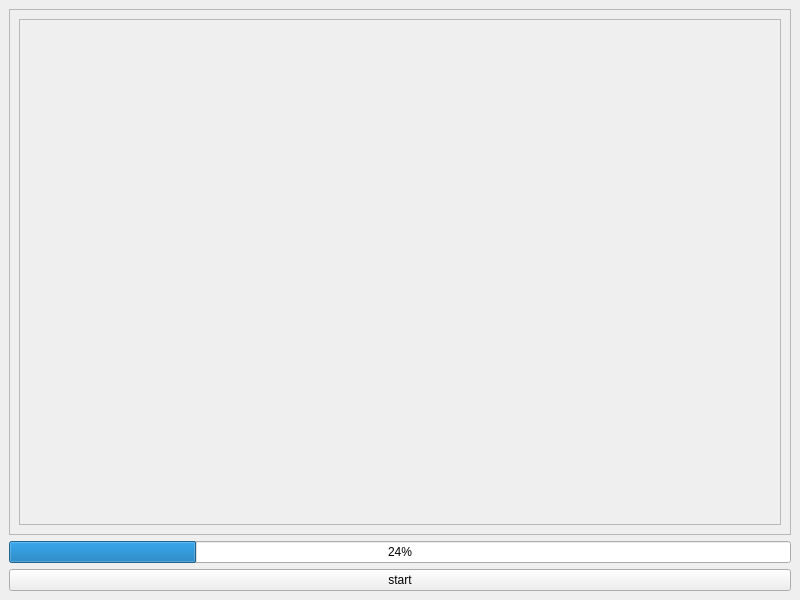
<?xml version="1.0" encoding="UTF-8"?>
<ui version="4.0">
 <class>game</class>
 <widget class="QMainWindow" name="game">
  <property name="windowModality">
   <enum>Qt::WindowModality::WindowModal</enum>
  </property>
  <property name="geometry">
   <rect>
    <x>0</x>
    <y>0</y>
    <width>800</width>
    <height>600</height>
   </rect>
  </property>
  <property name="contextMenuPolicy">
   <enum>Qt::ContextMenuPolicy::DefaultContextMenu</enum>
  </property>
  <property name="windowTitle">
   <string>block  shooter</string>
  </property>
  <property name="windowIcon">
   <iconset resource="resource.qrc">
    <normaloff>:/ico/bnb_crypto_icon_264371.ico</normaloff>:/ico/bnb_crypto_icon_264371.ico</iconset>
  </property>
  <property name="styleSheet">
   <string notr="true"/>
  </property>
  <property name="iconSize">
   <size>
    <width>30</width>
    <height>30</height>
   </size>
  </property>
  <widget class="QWidget" name="centralwidget">
   <layout class="QVBoxLayout" name="verticalLayout">
    <item>
     <widget class="QFrame" name="frame_2">
      <property name="frameShape">
       <enum>QFrame::Shape::StyledPanel</enum>
      </property>
      <property name="frameShadow">
       <enum>QFrame::Shadow::Raised</enum>
      </property>
      <layout class="QHBoxLayout" name="horizontalLayout">
       <item>
        <widget class="QFrame" name="play_ground">
         <property name="styleSheet">
          <string notr="true"/>
         </property>
         <property name="frameShape">
          <enum>QFrame::Shape::StyledPanel</enum>
         </property>
         <property name="frameShadow">
          <enum>QFrame::Shadow::Raised</enum>
         </property>
        </widget>
       </item>
      </layout>
     </widget>
    </item>
    <item>
     <widget class="QProgressBar" name="life_bar">
      <property name="value">
       <number>24</number>
      </property>
     </widget>
    </item>
    <item>
     <widget class="QPushButton" name="start">
      <property name="styleSheet">
       <string notr="true"/>
      </property>
      <property name="text">
       <string>start</string>
      </property>
     </widget>
    </item>
   </layout>
  </widget>
 </widget>
 <resources>
  <include location="resource.qrc"/>
 </resources>
 <connections/>
</ui>
